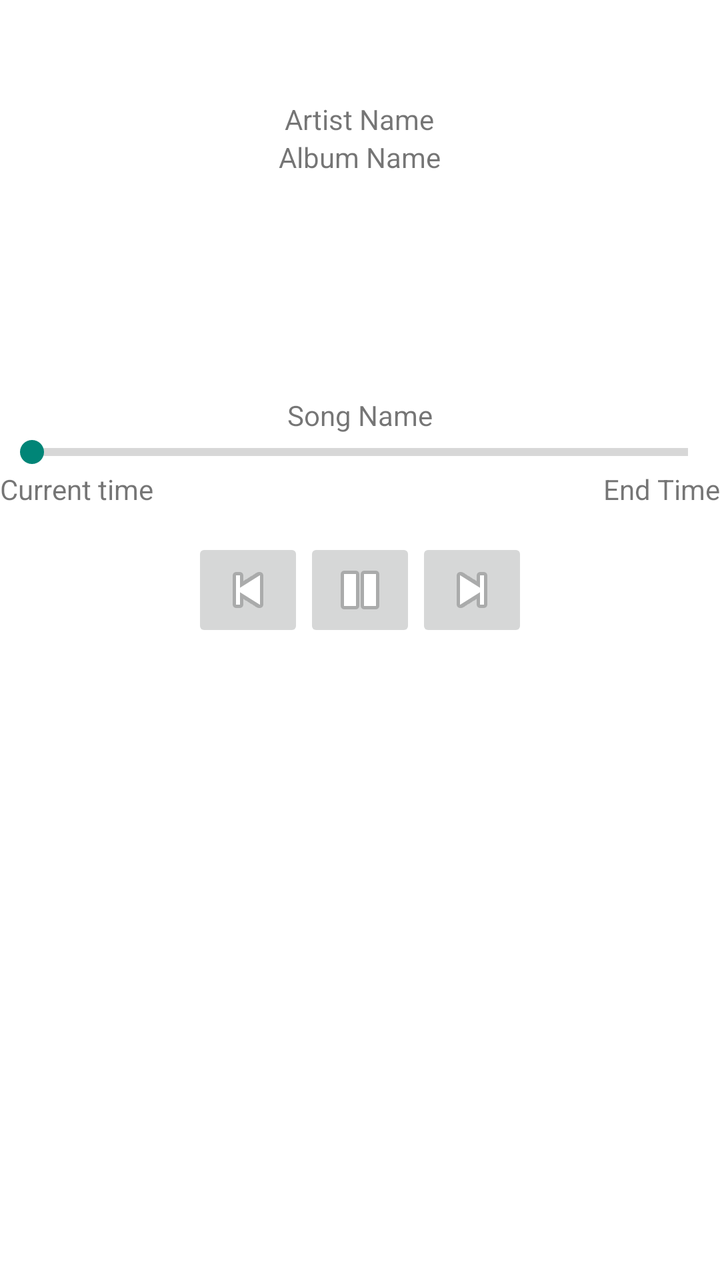
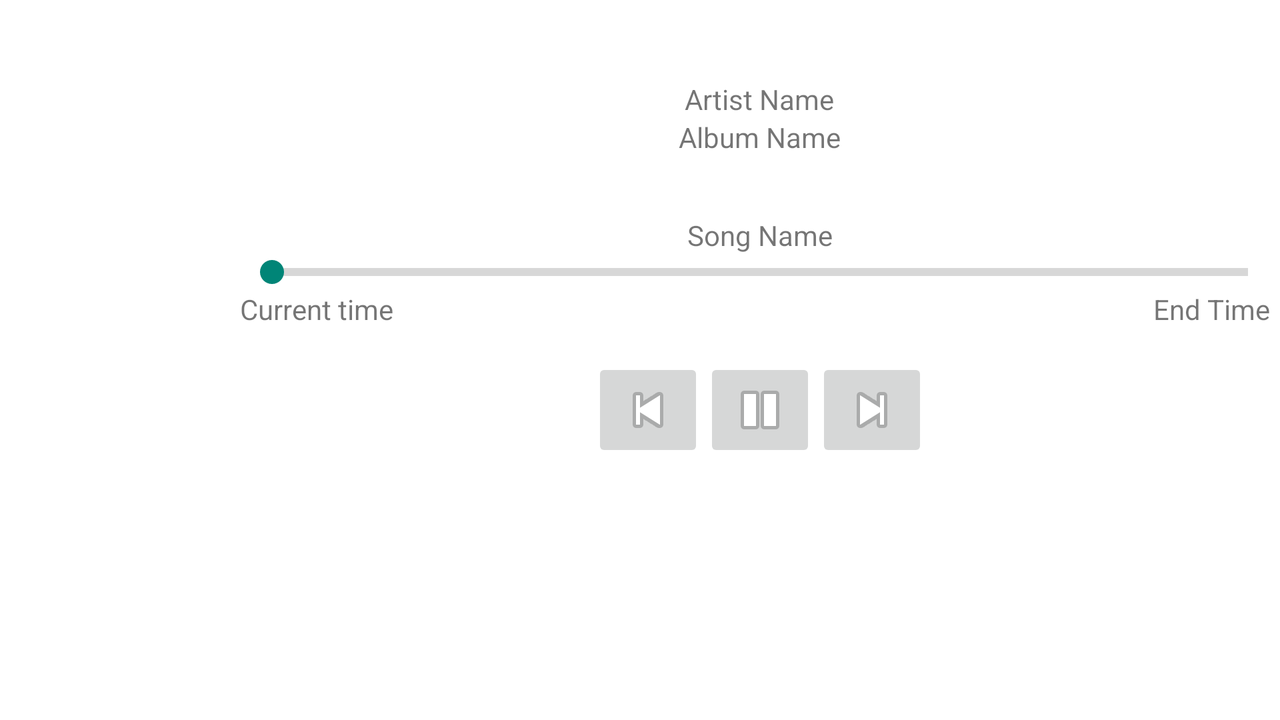

An Android layout and its configuration variant, each rendered on a device that would load it. The default file and the variant file are quoted in full after the pictures.
<!-- AndroidManifest.xml: application theme AppTheme -->
<!-- res/layout/fragment_media_player.xml -->
<?xml version="1.0" encoding="utf-8"?>
<LinearLayout xmlns:android="http://schemas.android.com/apk/res/android"
    android:orientation="vertical" android:layout_width="match_parent"
    android:layout_height="match_parent"
    android:background="#ffffff">

    <TextView
        android:layout_marginTop="50dp"
        android:layout_width="wrap_content"
        android:layout_height="wrap_content"
        android:text="Artist Name"
        android:id="@+id/artistNameTxt"
        android:layout_gravity="center_horizontal" />

    <TextView
        android:layout_width="wrap_content"
        android:layout_height="wrap_content"
        android:text="Album Name"
        android:id="@+id/albumNameTxt"
        android:layout_gravity="center_horizontal"
        android:layout_marginBottom="15dp"/>

    <ImageView
        android:layout_width="wrap_content"
        android:layout_height="wrap_content"
        android:id="@+id/albumCoverImg"
        android:layout_gravity="center_horizontal"
        android:minWidth="80dp"
        android:minHeight="80dp"
        android:maxWidth="80dp"
        android:maxHeight="80dp"
        android:layout_marginLeft="15dp"
        android:layout_marginRight="15dp"/>

    <TextView
        android:layout_width="wrap_content"
        android:layout_height="wrap_content"
        android:text="Song Name"
        android:id="@+id/songNameTxt"
        android:layout_gravity="center_horizontal"
        android:layout_marginTop="15dp"/>

    <SeekBar
        style="?android:attr/progressBarStyleHorizontal"
        android:layout_width="match_parent"
        android:layout_height="wrap_content"
        android:id="@+id/scrubBar"
        android:layout_gravity="center_horizontal"
        android:progress="0"
        android:max="30" />

    <LinearLayout
        android:orientation="horizontal"
        android:layout_width="match_parent"
        android:layout_height="wrap_content"
        android:layout_gravity="center_horizontal">

        <RelativeLayout
            android:layout_width="match_parent"
            android:layout_height="match_parent">
            <TextView
                android:layout_width="wrap_content"
                android:layout_height="wrap_content"
                android:text="Current time"
                android:id="@+id/currentTimeTxt"
                android:layout_alignParentTop="true"
                android:layout_alignParentLeft="true"
                android:layout_alignParentStart="true" />

            <TextView
                android:layout_width="wrap_content"
                android:layout_height="wrap_content"
                android:text="End Time"
                android:id="@+id/endTimeTxt"
                android:layout_alignParentTop="true"
                android:layout_alignParentRight="true"
                android:layout_alignParentEnd="true" />
        </RelativeLayout>
    </LinearLayout>

    <RelativeLayout
        android:layout_width="match_parent"
        android:layout_height="wrap_content"
        android:layout_gravity="center_horizontal"
        android:layout_marginBottom="50dp"
        android:layout_marginTop="15dp">

        <ImageButton
            android:layout_width="wrap_content"
            android:layout_height="wrap_content"
            android:id="@+id/playCtrlBtn"
            android:layout_centerVertical="true"
            android:layout_centerHorizontal="true"
            android:src="@android:drawable/ic_media_pause" />

        <ImageButton
            android:layout_width="wrap_content"
            android:layout_height="wrap_content"
            android:id="@+id/previousCtrlBtn"
            android:layout_alignParentTop="true"
            android:layout_toLeftOf="@+id/playCtrlBtn"
            android:layout_toStartOf="@+id/playCtrlBtn"
            android:src="@android:drawable/ic_media_previous"/>
        <ImageButton
            android:layout_width="wrap_content"
            android:layout_height="wrap_content"
            android:id="@+id/nextCtrlBtn"
            android:layout_alignParentTop="true"
            android:layout_toRightOf="@+id/playCtrlBtn"
            android:src="@android:drawable/ic_media_next"/>
    </RelativeLayout>

</LinearLayout>
<!-- resources referenced by this layout -->
<resources>
  <style name="AppTheme" parent="Theme.AppCompat.Light.DarkActionBar">
          
      </style>
</resources>
<!-- res/layout-land/fragment_media_player.xml (the repository's variant of the layout above) -->
<!-- drawn on the phone turned sideways -->
<?xml version="1.0" encoding="utf-8"?>
<LinearLayout xmlns:android="http://schemas.android.com/apk/res/android"
    android:orientation="horizontal" android:layout_width="match_parent"
    android:layout_height="match_parent"
    android:background="#ffffff" >

    <ImageView
        android:layout_width="wrap_content"
        android:layout_height="wrap_content"
        android:id="@+id/albumCoverImg"
        android:minWidth="50dp"
        android:minHeight="50dp"
        android:layout_marginLeft="35dp"
        android:layout_marginRight="35dp"
        android:layout_marginTop="25dp"/>

    <LinearLayout xmlns:android="http://schemas.android.com/apk/res/android"
        android:orientation="vertical" android:layout_width="match_parent"
        android:layout_height="match_parent"
        android:background="#ffffff"
        android:layout_marginTop="25dp">
        <TextView
            android:layout_marginTop="15dp"
            android:layout_width="wrap_content"
            android:layout_height="wrap_content"
            android:text="Artist Name"
            android:id="@+id/artistNameTxt"
            android:layout_gravity="center_horizontal" />

        <TextView
            android:layout_width="wrap_content"
            android:layout_height="wrap_content"
            android:text="Album Name"
            android:id="@+id/albumNameTxt"
            android:layout_gravity="center_horizontal"
            android:layout_marginBottom="15dp"/>


        <TextView
            android:layout_width="wrap_content"
            android:layout_height="wrap_content"
            android:text="Song Name"
            android:id="@+id/songNameTxt"
            android:layout_gravity="center_horizontal"
            android:layout_marginTop="15dp"/>

        <SeekBar
            style="?android:attr/progressBarStyleHorizontal"
            android:layout_width="match_parent"
            android:layout_height="wrap_content"
            android:id="@+id/scrubBar"
            android:layout_gravity="center_horizontal"
            android:progress="0"
            android:max="30" />

        <LinearLayout
            android:orientation="horizontal"
            android:layout_width="match_parent"
            android:layout_height="wrap_content"
            android:layout_gravity="center_horizontal">

            <RelativeLayout
                android:layout_width="match_parent"
                android:layout_height="match_parent">
                <TextView
                    android:layout_width="wrap_content"
                    android:layout_height="wrap_content"
                    android:text="Current time"
                    android:id="@+id/currentTimeTxt"
                    android:layout_alignParentTop="true"
                    android:layout_alignParentLeft="true"
                    android:layout_alignParentStart="true" />

                <TextView
                    android:layout_width="wrap_content"
                    android:layout_height="wrap_content"
                    android:text="End Time"
                    android:id="@+id/endTimeTxt"
                    android:layout_alignParentTop="true"
                    android:layout_alignParentRight="true"
                    android:layout_alignParentEnd="true"
                    android:layout_marginRight="5dp"/>
            </RelativeLayout>
        </LinearLayout>

        <RelativeLayout
            android:layout_width="match_parent"
            android:layout_height="wrap_content"
            android:layout_gravity="center_horizontal"
            android:layout_marginBottom="50dp"
            android:layout_marginTop="15dp">

            <ImageButton
                android:layout_width="wrap_content"
                android:layout_height="wrap_content"
                android:id="@+id/playCtrlBtn"
                android:layout_centerVertical="true"
                android:layout_centerHorizontal="true"
                android:src="@android:drawable/ic_media_pause" />

            <ImageButton
                android:layout_width="wrap_content"
                android:layout_height="wrap_content"
                android:id="@+id/previousCtrlBtn"
                android:layout_alignParentTop="true"
                android:layout_toLeftOf="@+id/playCtrlBtn"
                android:layout_toStartOf="@+id/playCtrlBtn"
                android:src="@android:drawable/ic_media_previous"/>
            <ImageButton
                android:layout_width="wrap_content"
                android:layout_height="wrap_content"
                android:id="@+id/nextCtrlBtn"
                android:layout_alignParentTop="true"
                android:layout_toRightOf="@+id/playCtrlBtn"
                android:src="@android:drawable/ic_media_next"/>
        </RelativeLayout>
    </LinearLayout>

</LinearLayout>
